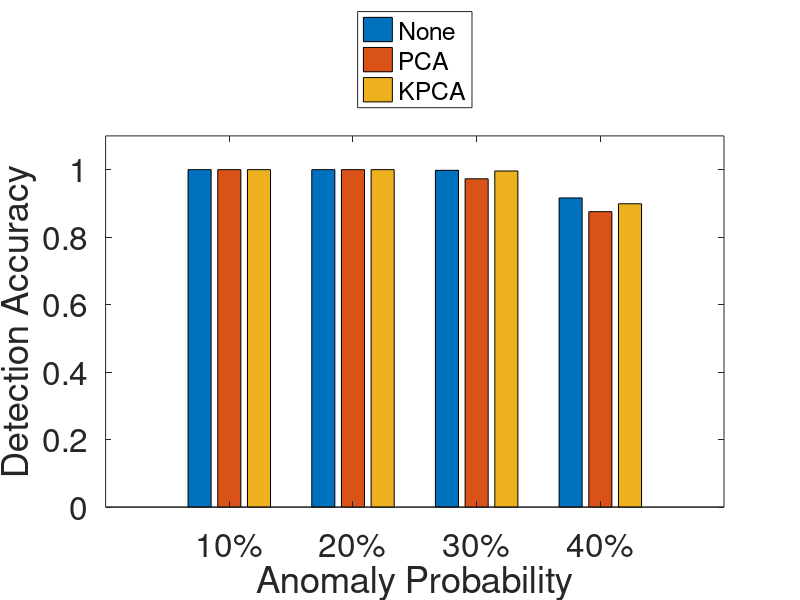
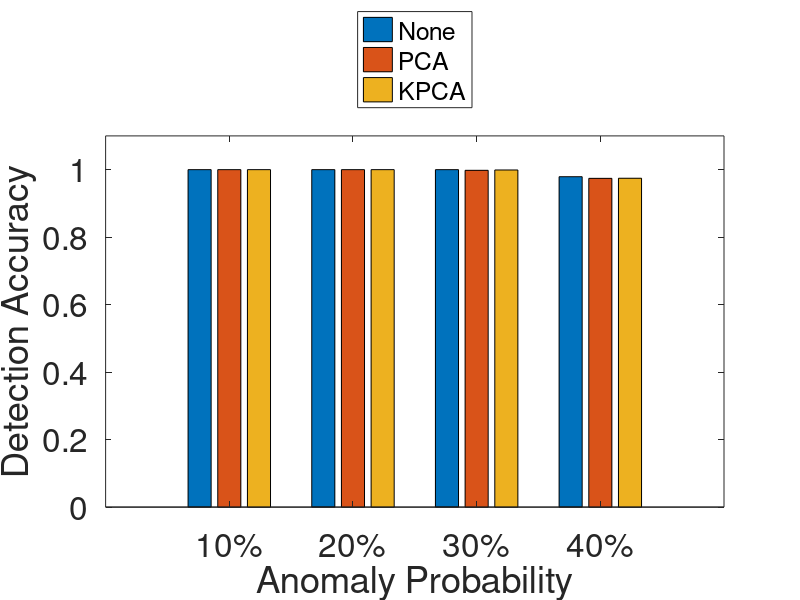
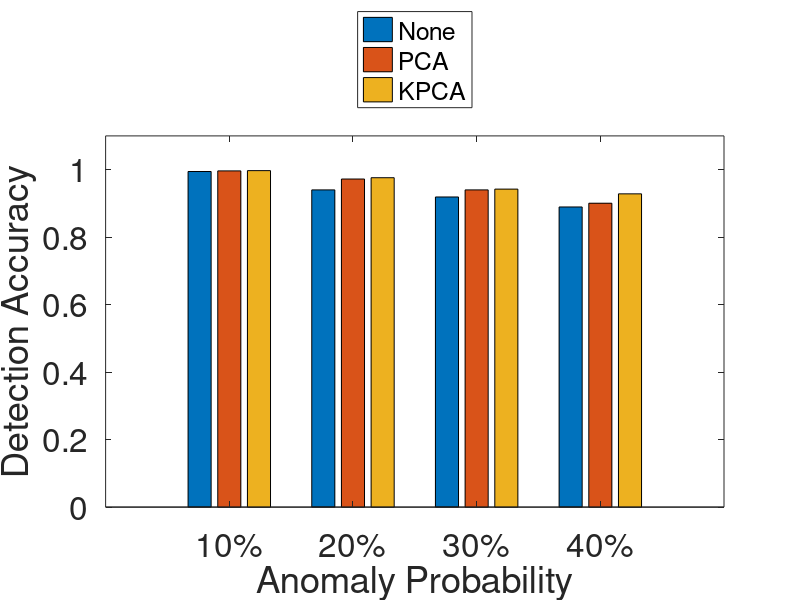
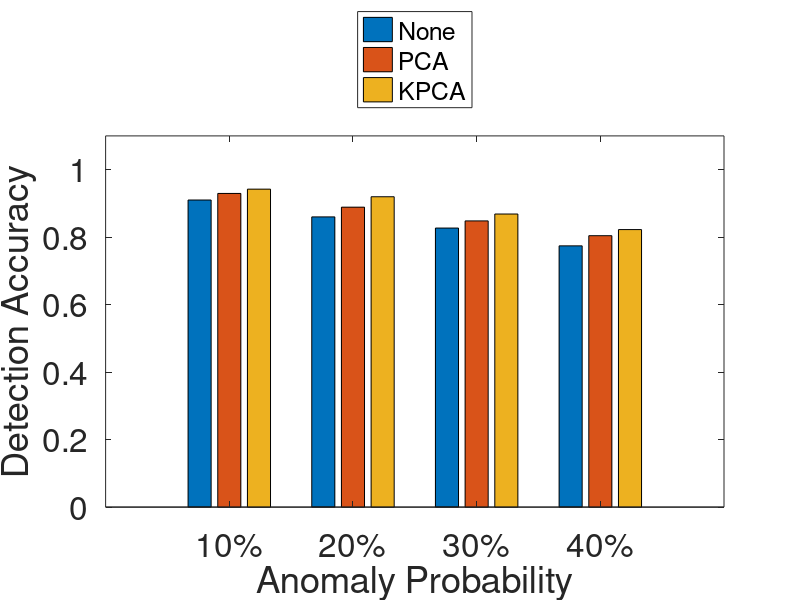

Write MATLAB code to recreate these figures, in order.
f1_10 = [0.9941    0.8146    1.0000    1.0000    1.0000];
f1_20 = [0.9200    0.8383    1.0000    1.0000    1.0000];
f1_30 = [0.7964    0.6937    0.9980    0.9729    0.9960];
f1_40 = [0.6730    0.4522    0.9162    0.8755    0.8989];

f2_10 = [0.9941    0.8866    1.0000    1.0000    1.0000];
f2_20 = [0.9728    0.8600    1.0000    1.0000    1.0000];
f2_30 = [0.9474    0.6950    1.0000    0.9980    0.9990];
f2_40 = [0.9205    0.4983    0.9791    0.9742    0.9745];

f3_10 = [0.8471    0.8701    0.9945    0.9963    0.9971];
f3_20 = [0.8509    0.7278    0.9400    0.9722    0.9761];
f3_30 = [0.7776    0.6303    0.9190    0.9400    0.9423];
f3_40 = [0.7486    0.4802    0.8894    0.9005    0.9283];

f4_10 = [0.8981    0.8370    0.9100    0.9295    0.9422];
f4_20 = [0.8532    0.8405    0.8600    0.8888    0.9197];
f4_30 = [0.7988    0.7259    0.8269    0.8481    0.8685];
f4_40 = [0.7743    0.6456    0.7742    0.8043    0.8224];

%%%%%%%%%%%%%%%%%%%%%%%%%%%%%%%%%%%%%%%%%%%%%%%%%%%%%%%%%%%%%%%%%%%%%%%%%%%
colormap gray
acc_p1 = [f1_10([3 4 5]);f1_20([3 4 5]);f1_30([3 4 5]);f1_40([3 4 5])];
bar(acc_p1);
set(gca,'XLim',[0 5]);
set(gca,'YLim',[0 1.1])
xlabel('Anomaly Probability','fontsize',24);
ylabel('Detection Accuracy','fontsize',24);
set(gca,'XTickLabel',{'10%','20%','30%','40%'},'fontsize',24);
h_legend = legend('None','PCA','KPCA','location','northoutside');
set(h_legend,'FontSize',18);

figure;
colormap gray
acc_p2 = [f2_10([3 4 5]);f2_20([3 4 5]);f2_30([3 4 5]);f2_40([3 4 5])];
bar(acc_p2);
set(gca,'XLim',[0 5]);
set(gca,'YLim',[0 1.1])
xlabel('Anomaly Probability','fontsize',24);
ylabel('Detection Accuracy','fontsize',24);
set(gca,'XTickLabel',{'10%','20%','30%','40%'},'fontsize',24);
h_legend = legend('None','PCA','KPCA','location','northoutside');
set(h_legend,'FontSize',18);

figure;
colormap gray
acc_p3 = [f3_10([3 4 5]);f3_20([3 4 5]);f3_30([3 4 5]);f3_40([3 4 5])];
bar(acc_p3);
set(gca,'XLim',[0 5]);
set(gca,'YLim',[0 1.1])
xlabel('Anomaly Probability','fontsize',24);
ylabel('Detection Accuracy','fontsize',24);
set(gca,'XTickLabel',{'10%','20%','30%','40%'},'fontsize',24);
h_legend = legend('None','PCA','KPCA','location','northoutside');
set(h_legend,'FontSize',18);

figure;
colormap gray
acc_p4 = [f4_10([3 4 5]);f4_20([3 4 5]);f4_30([3 4 5]);f4_40([3 4 5])];
bar(acc_p4);
set(gca,'XLim',[0 5]);
set(gca,'YLim',[0 1.1])
xlabel('Anomaly Probability','fontsize',24);
ylabel('Detection Accuracy','fontsize',24);
set(gca,'XTickLabel',{'10%','20%','30%','40%'},'fontsize',24);
h_legend = legend('None','PCA','KPCA','location','northoutside');
set(h_legend,'FontSize',18);